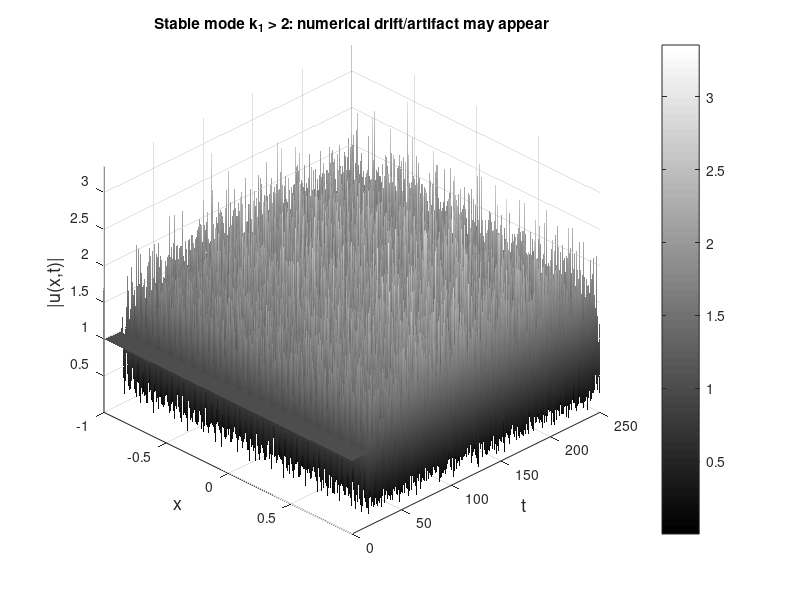

MATLAB code for this plot:
function nls_stable_mode_numerical_artifact_bw()

    clear; clc; close all;

    %% Stable regime: k1 > 2
    L = 2.0;              % k1 = 2*pi/L = pi > 2
    eps0 = 1e-4;

    c1  = 1/2;
    cm1 = (0.3 - 0.4i)/2;

    %% Deliberately less conservative numerics
    Nx   = 256;           % coarser grid
    Tmax = 250;           % long time to accumulate numerical error
    Nt   = 20000;         % larger dt than a high-accuracy run
    dt   = Tmax / Nt;

    saveEvery = 20;

    %% Spatial grid
    x = linspace(-L/2, L/2, Nx+1);
    x(end) = [];

    %% Fourier wave numbers
    k = (2*pi/L) * [0:Nx/2-1, -Nx/2:-1];

    %% Initial condition: stable periodic mode
    k1 = 2*pi/L;
    u = 1 + eps0 * ( ...
            c1  * exp( 1i*k1*x ) + ...
            cm1 * exp(-1i*k1*x ) );

    %% Strang splitting propagator
    E = exp(-1i * (k.^2) * dt/2);

    %% Storage
    nSave = floor(Nt/saveEvery) + 1;
    Uplot = zeros(nSave, Nx);
    Tplot = zeros(nSave, 1);

    Uplot(1,:) = abs(u);
    Tplot(1)   = 0;

    idx = 1;

    %% Time stepping
    for n = 1:Nt

        % Half linear step
        uhat = fft(u);
        uhat = E .* uhat;
        u = ifft(uhat);

        % Nonlinear step
        u = u .* exp(2i * abs(u).^2 * dt);

        % Half linear step
        uhat = fft(u);
        uhat = E .* uhat;
        u = ifft(uhat);

        % Save
        if mod(n, saveEvery) == 0
            idx = idx + 1;
            Uplot(idx,:) = abs(u);
            Tplot(idx)   = n * dt;
        end
    end

    %% 3D black-and-white surface plot
    [X,T] = meshgrid(x, Tplot);

    figure('Color','w');
    surf(X, T, Uplot, ...
        'EdgeColor','none', ...
        'FaceColor','interp');

    colormap(gray);
    shading interp;

    xlabel('x','FontSize',13);
    ylabel('t','FontSize',13);
    zlabel('|u(x,t)|','FontSize',13);
    title('Stable mode k_1 > 2: numerical drift/artifact may appear');
    view(45,35);
    axis tight;
    colorbar;

end
